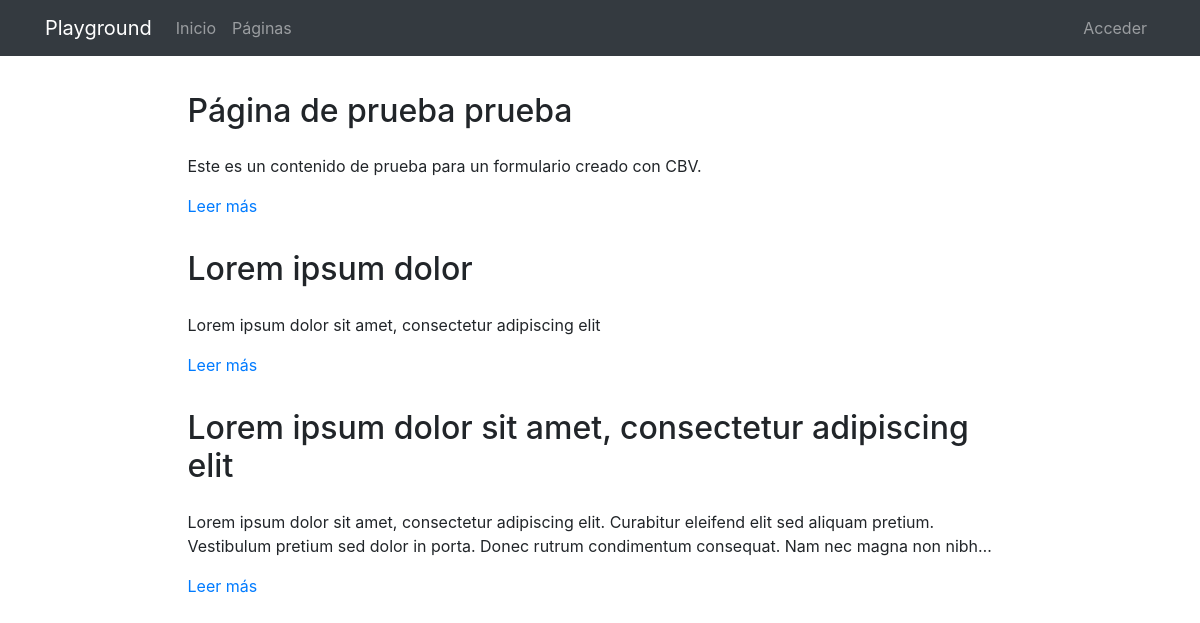
Page /pages/ on the earlier database version.
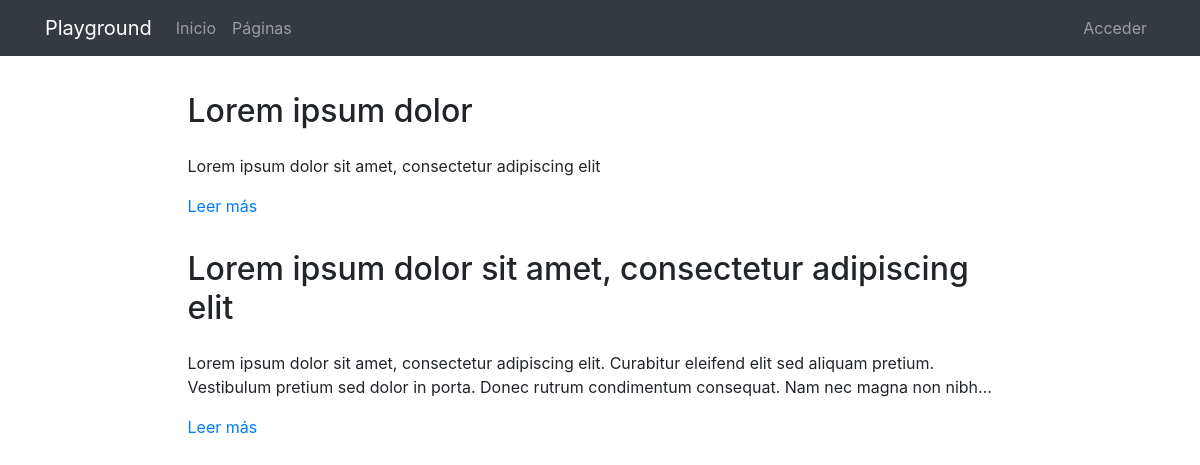
Same page on the later database version.
### pages/models.py (models this page shows, shortened)
class Page(models.Model):
    title = models.CharField(verbose_name="Título", max_length=200)
    content = RichTextField(verbose_name="Contenido")
    order = models.SmallIntegerField(verbose_name="Orden", default=0)
    created = models.DateTimeField(auto_now_add=True, verbose_name="Fecha de creación")
    updated = models.DateTimeField(auto_now=True, verbose_name="Fecha de edición")
    class Meta:
        verbose_name = "página"
        verbose_name_plural = "páginas"
        ordering = ['order', 'title']

### pages/views.py (the view)
# urls.py: path('', PageListView.as_view(), name='pages'),
class PageListView(ListView):
  model = Page
  template_name = 'pages/pages_list.html'

### pages/templates/pages/pages_list.html (shortened to what this page needs)
{% extends 'core/base.html' %}
{% load static %}
{% block content %}
{% include 'pages/includes/pages_menu.html' %}
<main role="main">
  <div class="container mb-4">
    {% for page in page_list|dictsort:"id" reversed%}
      <div class="row mt-3">
        <div class="col-md-9 mx-auto">
          <h2 class="mb-4">{{page.title}}</h2>
          <div>
            <p>{{page.content|striptags|safe|truncatechars:"200"}}</p>
            <p><a href="{% url 'pages:page' page.id page.title|slugify %}">Leer más</a>
            </p>
          </div>
        </div>
      </div>
    {% endfor %}
  </div>
</main>
{% endblock %}

### core/templates/core/base.html (shortened to what this page needs)
<!DOCTYPE html>
<html lang="es">
  <head>
    {% load static %}
    <link href="{% static 'core/vendor/bootstrap/css/bootstrap.min.css' %}" rel="stylesheet">
    <link href="{% static 'core/vendor/font-awesome/css/font-awesome.min.css' %}" rel="stylesheet" type="text/css">
    <link href="{% static 'core/css/main.css' %}" rel="stylesheet">
  </head>
  <body>
    <body>
      <nav class="navbar navbar-expand-lg navbar-dark bg-dark">
        <div class="container">
          <a class="navbar-brand" href="{% url 'home' %}">Playground</a>
          <div class="collapse navbar-collapse" id="ned">
            <ul class="navbar-nav mr-auto">
              <li class="nav-item">
                <a class="nav-link" href="{% url 'home' %}">Inicio</a>
              </li>
              <li class="nav-item">
                <a class="nav-link" href="{% url 'pages:pages' %}">Páginas</a>
              </li>
            </ul>
            <ul class="navbar-nav">
              <li class="nav-item">
                <a class="nav-link" href="/admin/">
                  {% if request.user.is_staff %}Admin{% else %}Acceder{% endif %}
                </a>
              </li>
            </ul>
          </div>
        </div>
      </nav>
      {% block content %}{% endblock %}
  </body>
</html>

### pages/templates/pages/includes/pages_menu.html (shortened to what this page needs)
{% load static %}
<link href="{% static 'pages/css/custom_ckeditor.css' %}" rel="stylesheet">

### core/static/core/css/main.css (style rules this page uses)
main { padding-top: 20px; }
:root { --jumbotron-padding-y: 3rem; }

Differences in the rows shown:
removed Page: title "Página de prueba prueba", content "Este es un contenido de prueba para un formulario creado con CBV."
